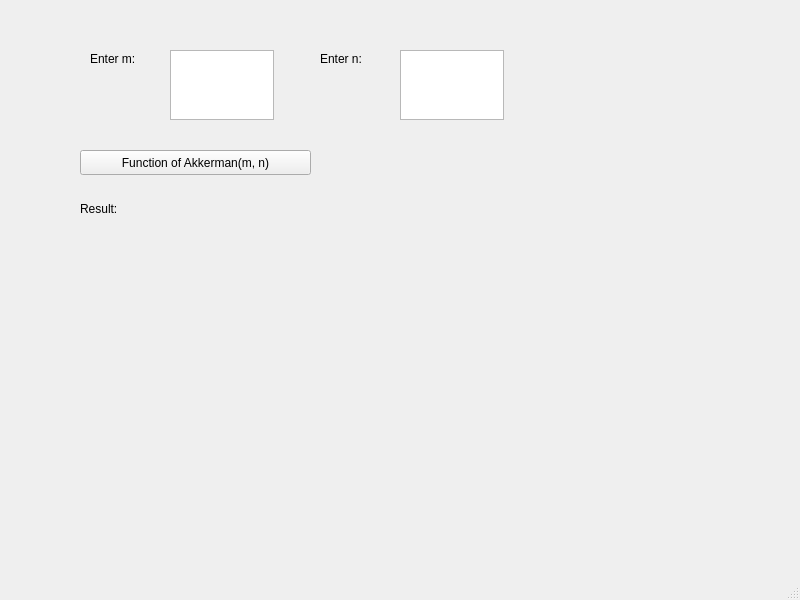
<?xml version="1.0" encoding="UTF-8"?>
<ui version="4.0">
 <class>MainWindow</class>
 <widget class="QMainWindow" name="MainWindow">
  <property name="geometry">
   <rect>
    <x>0</x>
    <y>0</y>
    <width>800</width>
    <height>600</height>
   </rect>
  </property>
  <property name="windowTitle">
   <string>MainWindow</string>
  </property>
  <widget class="QWidget" name="centralwidget">
   <widget class="QLabel" name="label">
    <property name="geometry">
     <rect>
      <x>90</x>
      <y>50</y>
      <width>67</width>
      <height>17</height>
     </rect>
    </property>
    <property name="text">
     <string>Enter m:</string>
    </property>
   </widget>
   <widget class="QLabel" name="label_2">
    <property name="geometry">
     <rect>
      <x>320</x>
      <y>50</y>
      <width>67</width>
      <height>17</height>
     </rect>
    </property>
    <property name="text">
     <string>Enter n:</string>
    </property>
   </widget>
   <widget class="QTextEdit" name="textEdit">
    <property name="geometry">
     <rect>
      <x>400</x>
      <y>50</y>
      <width>104</width>
      <height>70</height>
     </rect>
    </property>
   </widget>
   <widget class="QTextEdit" name="textEdit_2">
    <property name="geometry">
     <rect>
      <x>170</x>
      <y>50</y>
      <width>104</width>
      <height>70</height>
     </rect>
    </property>
   </widget>
   <widget class="QLabel" name="Result">
    <property name="geometry">
     <rect>
      <x>80</x>
      <y>200</y>
      <width>221</width>
      <height>17</height>
     </rect>
    </property>
    <property name="text">
     <string>Result: </string>
    </property>
   </widget>
   <widget class="QPushButton" name="pushButton">
    <property name="geometry">
     <rect>
      <x>80</x>
      <y>150</y>
      <width>231</width>
      <height>25</height>
     </rect>
    </property>
    <property name="text">
     <string>Function of Akkerman(m, n)</string>
    </property>
   </widget>
  </widget>
  <widget class="QMenuBar" name="menubar">
   <property name="geometry">
    <rect>
     <x>0</x>
     <y>0</y>
     <width>800</width>
     <height>22</height>
    </rect>
   </property>
  </widget>
  <widget class="QStatusBar" name="statusbar"/>
 </widget>
 <resources/>
 <connections/>
</ui>
